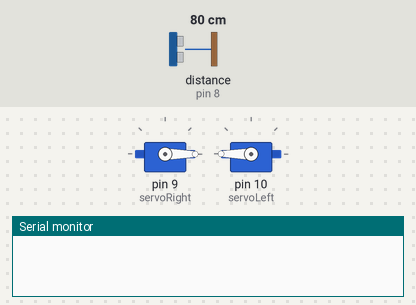
A sketch run on a simulated Arduino Uno, built with avr-gcc and run on an emulated ATmega328P. Parts: 2 × servo, the last lines printed to the serial monitor. Wiring (inferred from the names in the program): ultrasonic range finder: trigger pin 7; echo pin 8. Inputs (shaded band) come from the test bench; at power-on: distance to the obstacle (sensor on pin 8) 80 cm. The echo pulse lasts 58.3 µs per cm; random numbers use the default seed unless the sketch sets one.

Above: at 1.4 s.
1.5 s: distance to the obstacle (sensor on pin 8) set to 9 cm
3.0 s: distance to the obstacle (sensor on pin 8) set to 6 cm
At 4.2 s:
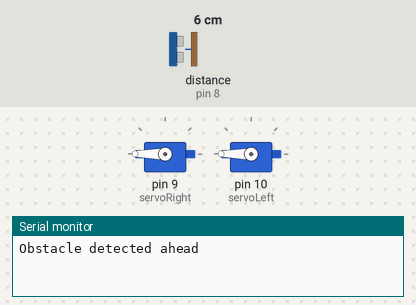
At 5.8 s:
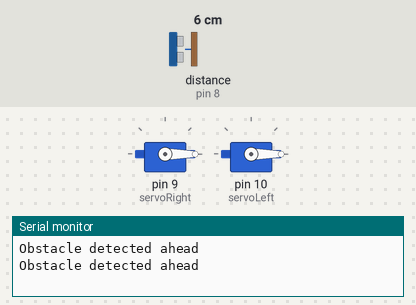
6.0 s: distance to the obstacle (sensor on pin 8) set to 18 cm
7.6 s: distance to the obstacle (sensor on pin 8) set to 2 cm
At 8.1 s:
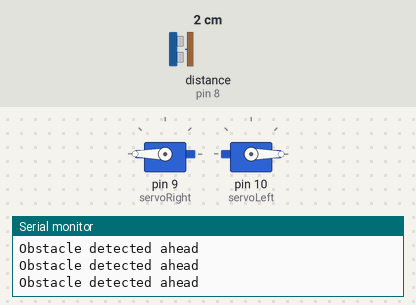
Timing chart, 0 to 11.6 s (numbered marks = the images above; inputs shaded):
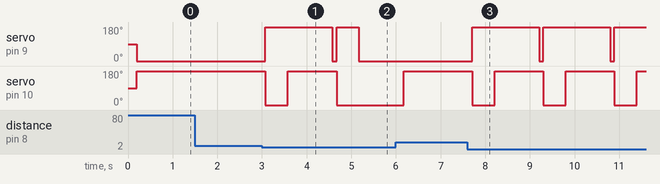

The sketch:

BatBotWander.ino
```cpp
#include <Servo.h>

Servo servoRight;
Servo servoLeft;

#define Trigger 7
#define Echo 8

void setup(){

  // Set the baud rate to 9600. 9600 means that
  // the serial port is capable of transferring
  // a maximum of 9600 bits per second.
  Serial.begin(9600);

  servoRight.attach(9);      // Right servo to pin 9
  servoLeft.attach(10);      // Left servo to pin 10

  // Define each pin as an input or output.
  pinMode(Echo, INPUT);
  pinMode(Trigger, OUTPUT);

  // Initializes the pseudo-random number generator
  // Needed for the robot to wander around the room
  randomSeed(analogRead(3));

  delay(200);     // Pause 200 milliseconds
  go_forward();   // Go forward
}

void loop(){
  int distance = doPing();

  // If obstacle <= 2 inches away
  if (distance >= 0 && distance <= 2) {
    Serial.println("Obstacle detected ahead");
    go_backwards();   // Move in reverse for 0.5 seconds
    delay(500);

    /* Go left or right to avoid the obstacle*/
    if (random(2) == 0) {  // Generates 0 or 1, randomly
      go_right();  // Turn right for one second
    }
    else {
      go_left();  // Turn left for one second
    }
    delay(1000);
    go_forward();  // Move forward
  }
  delay(50); // Wait 50 milliseconds before pinging again
}

/*
 * Returns the distance to the obstacle as an integer
 */
int doPing () {
  int distance = 0;
  int average = 0;

  // Grab four measurements of distance and calculate
  // the average.
  for (int i = 0; i < 4; i++) {

    // Make the Trigger LOW (0 volts)
    // for 2 microseconds
    digitalWrite(Trigger, LOW);
    delayMicroseconds(2);


    // Emit high frequency 40kHz sound pulse
    // (i.e. pull the Trigger)
    // by making Trigger HIGH (5 volts)
    // for 10 microseconds
    digitalWrite(Trigger, HIGH);
    delayMicroseconds(10);
    digitalWrite(Trigger, LOW);

    // Detect a pulse on the Echo pin 8.
    // pulseIn() measures the time in
    // microseconds until the sound pulse
    // returns back to the sensor.
    distance = pulseIn(Echo, HIGH);

    // Speed of sound is:
    // 13511.811023622 inches per second
    // 13511.811023622/10^6 inches per microsecond
    // 0.013511811 inches per microsecond
    // Taking the reciprocal, we have:
    // 74.00932414 microseconds per inch
    // Below, we convert microseconds to inches by
    // dividing by 74 and then dividing by 2
    // to account for the roundtrip time.
    distance = distance / 74 / 2;

    // Compute running sum
    average += distance;

    // Wait 10 milliseconds between pings
    delay(10);
  }

  // Return the average of the four distance
  // measurements
  return (average / 4);
}

/*
 *  Forwards, backwards, right, left, stop.
 */
void go_forward() {
  servoRight.write(0);
  servoLeft.write(180);
}
void go_backwards() {
  servoRight.write(180);
  servoLeft.write(0);
}
void go_right() {
  servoRight.write(180);
  servoLeft.write(180);
}
void go_left() {
  servoRight.write(0);
  servoLeft.write(0);
}
void stop_all() {
  servoRight.write(90);
  servoLeft.write(90);
}
```

Measured:
- the behaviour switches between 8 and 7 cm on distance to the obstacle (sensor on pin 8) (found by bisection; images 0 and 1)
- after the input at 1.5 s, every drawn part: stays the same
- after the input at 3.0 s, servo on pin 9 (servoRight): 0° → 180° after 0.08 s, → 0° 1.5 s later, → 180° 0.09 s later, → 0° 0.50 s later; servo on pin 10 (servoLeft): 180° → 0° after 0.08 s, → 180° 0.50 s later, → 0° 1.1 s later
- after the input at 7.6 s, servo on pin 9 (servoRight): alternates 180° for 1.5 s and 0° for 0.09 s, starting after 0.11 s; servo on pin 10 (servoLeft): alternates 180° for 1.1 s and 0° for 0.50 s, starting after 0.11 s
